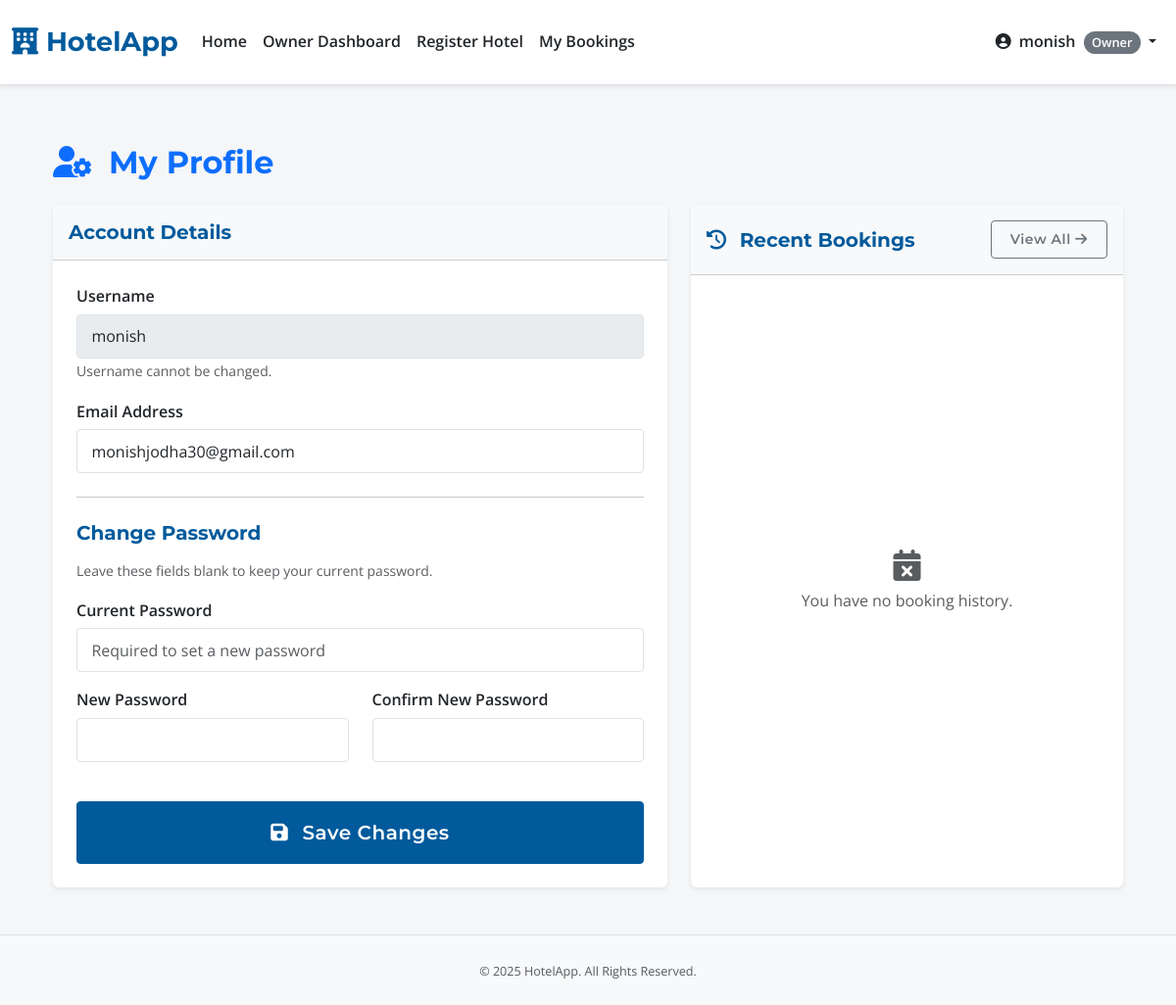
/profile (signed in), run on an earlier commit of the app's database.
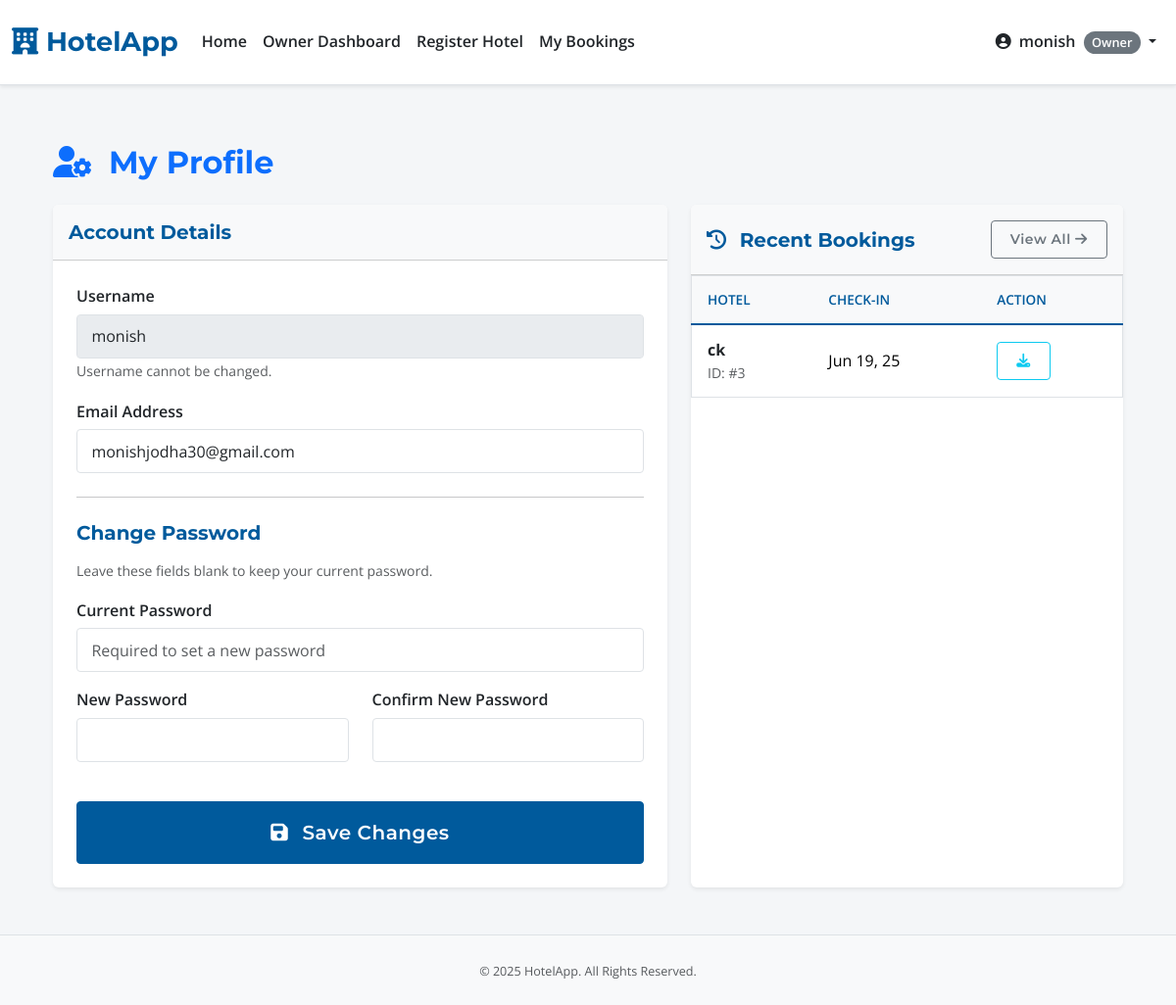
And on a later commit of the database.
### app.py (models this page shows, shortened)
class Booking(db.Model):
    id = db.Column(db.Integer, primary_key=True)
    user_id = db.Column(db.Integer, db.ForeignKey('user.id', ondelete='CASCADE'), nullable=False)
    hotel_id = db.Column(db.Integer, db.ForeignKey('hotel.id', ondelete='CASCADE'), nullable=False)
    room_type_id = db.Column(db.Integer, db.ForeignKey('room_type.id', ondelete='CASCADE'), nullable=False)
    check_in_date = db.Column(db.Date, nullable=False)
    check_out_date = db.Column(db.Date, nullable=False)
    total_price = db.Column(db.Float, nullable=False)
    status = db.Column(db.String(50), default='Confirmed')
    created_at = db.Column(db.DateTime, nullable=False, default=datetime.utcnow)

class Hotel(db.Model):
    id = db.Column(db.Integer, primary_key=True)
    name = db.Column(db.String(100), nullable=False)
    location = db.Column(db.String(200), nullable=False)
    description = db.Column(db.Text, nullable=True)
    price_per_night = db.Column(db.Float, nullable=True)
    image_url = db.Column(db.String(255), nullable=True, default='https://via.placeholder.com/800x500.png?text=Main+Hotel+Image')
    owner_id = db.Column(db.Integer, db.ForeignKey('user.id'), nullable=False)
    is_approved = db.Column(db.Boolean, default=False, nullable=False)
    star_rating = db.Column(db.Integer, nullable=True)
    amenities = db.Column(db.String(300), nullable=True)
    latitude = db.Column(db.Float, nullable=True)
    longitude = db.Column(db.Float, nullable=True)
    gallery_images = db.relationship('HotelImage', backref='hotel_ref', lazy='dynamic', cascade="all, delete-orphan")
    bookings = db.relationship('Booking', backref='hotel', lazy=True, foreign_keys='Booking.hotel_id', cascade="all, delete-orphan")
    wishlisted_by_users = db.relationship('Wishlist', backref='hotel', lazy='dynamic', cascade='all, delete-orphan')
    room_types = db.relationship('RoomType', backref='hotel', lazy='dynamic', cascade="all, delete-orphan")

### app.py (the view, shortened to what this page needs)
@app.route('/profile', methods=['GET', 'POST'])
@login_required
def profile():
    user = User.query.get_or_404(current_user.id)
    recent_bookings = Booking.query.filter_by(user_id=user.id).order_by(Booking.created_at.desc()).limit(5).all()
    return render_template('profile.html', user=user, bookings=recent_bookings)

### app.py (called while the page is built)
@login_manager.user_loader
def load_user(user_id):
    return User.query.get(int(user_id))

@app.context_processor
def utility_processor():
    def is_hotel_in_wishlist(hotel_id):
        if current_user.is_authenticated:
            return Wishlist.query.filter_by(user_id=current_user.id, hotel_id=hotel_id).first() is not None
        return False
    return dict(is_hotel_in_wishlist=is_hotel_in_wishlist)

### templates/profile.html (shortened to what the changed rows need)
{% extends "base.html" %}
{% block content %}
<div class="container my-5">
    <h2 class="mb-4 text-primary"><i class="fas fa-user-cog me-2"></i> My Profile</h2>
    <div class="row">
        <div class="col-lg-5">
            <div class="card shadow-sm border-0 h-100">
                <div class="card-body p-0">
                    {% if bookings %}
                    <div class="table-responsive">
                        <table class="table table-hover align-middle mb-0">
                            <thead>
                                <tr>
                                    <th class="ps-3">Hotel</th>
                                    <th>Check-in</th>
                                    <th>Action</th>
                                </tr>
                            </thead>
                            <tbody>
                                {% for booking in bookings %}
                                <tr>
                                    <td class="ps-3">
                                        <a href="{{ url_for('hotel_detail', hotel_id=booking.hotel.id) }}" class="text-dark text-decoration-none fw-bold">{{ booking.hotel.name }}</a>
                                        <small class="d-block text-muted">ID: #{{ booking.id }}</small>
                                    </td>
                                    <td>{{ booking.check_in_date.strftime('%b %d, %y') }}</td>
                                    <td><a href="{{ url_for('download_receipt', booking_id=booking.id) }}" class="btn btn-sm btn-outline-info" title="Download Receipt"><i class="fas fa-download"></i></a></td>
                                </tr>
                                {% endfor %}
                            </tbody>
                        </table>
                    </div>
                    {% else %}
                    <div class="p-4 text-center text-muted d-flex align-items-center justify-content-center h-100">
                        <div>
                            <i class="fas fa-calendar-times fa-2x mb-2"></i>
                            <p class="mb-0">You have no booking history.</p>
                        </div>
                    </div>
                    {% endif %}
                </div>
            </div>
        </div>
    </div>
</div>
{% endblock %}

What changed in the data, as far as the page shows it:
added Booking: hotel.name "ck", id "3", check_in_date "Jun 19, 25"
Also different on the page:
text no longer shown: "You have no booking history."
text now shown: "HOTEL CHECK-IN ACTION"
